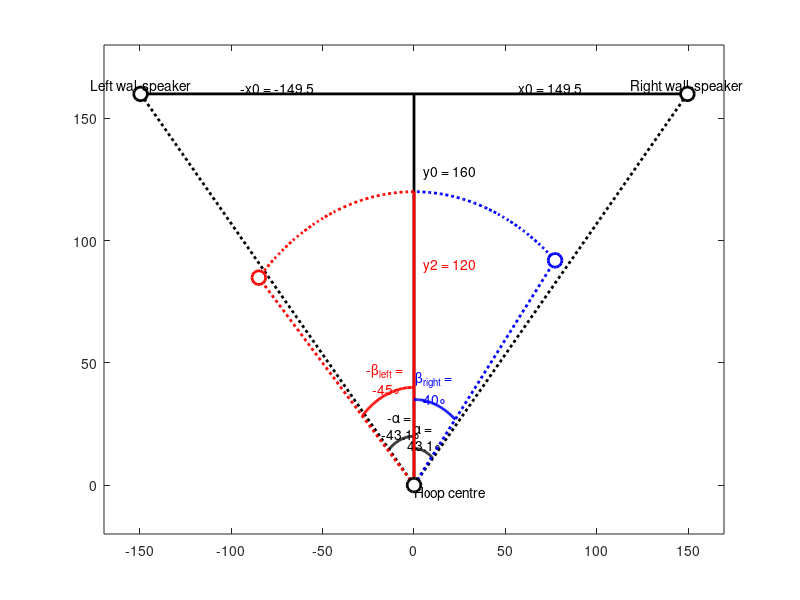

The MATLAB script that drew this image: (Note: this script raises an error after producing the figure.)
function [x,y] = pa_audcenter2(leftbetahoop,rightbetahoop)


%% Intialization
if nargin<1
	leftbetahoop = -39;
	%% Bert
		leftbetahoop = -45;
		rightbetahoop = 40;

end
y0 = 160; % distance centre wall - centre hoop
% y1 = 
y2 = 120; % distance centre hoop - outer rim hoop
x0 = 149.5; % distance right wall-speaker - centre wall
% soscastoa
alpha = atand(x0/y0); % right-speaker angle

%% Hoop-wall
plot([0,0],[0,y0],'k-','LineWidth',2);
hold on
str = ['y0 = ' num2str(y0)];
text(5,y0/5*4,str);
text(0,0,'Hoop centre','VerticalAlignment','top');

%% R-speaker-wall
plot([0,x0],[0,y0],'k:','LineWidth',2);
plot([0,x0],[y0,y0],'k-','LineWidth',2);
str = ['x0 = ' num2str(x0)];
text(x0/2,y0,str,'VerticalAlignment','bottom','HorizontalAlignment','center');
text(x0,y0,'Right wall-speaker','VerticalAlignment','bottom','HorizontalAlignment','center');
plot(x0,y0,'ko','LineWidth',2,'MarkerFaceColor','w','MarkerSize',10);

% angle
t = 90-alpha:90;
x = 15*cosd(t);
y = 15*sind(t);
plot(x,y,'k-','LineWidth',2);
t = 90-alpha/2;
x = 15*cosd(t);
y = 15*sind(t);
str = {'\alpha = ';[ num2str(alpha,3) '\circ']};
text(x,y,str,'VerticalAlignment','bottom','HorizontalAlignment','center')

%% L-speaker-wall
plot([0,-x0],[0,y0],'k:','LineWidth',2);

% angle
t = 90:90+alpha;
x = 20*cosd(t);
y = 20*sind(t);
plot(x,y,'k-','LineWidth',2);
t = 90+alpha/2;
x = 20*cosd(t);
y = 20*sind(t);
str = {'-\alpha = ';[ num2str(-alpha,3) '\circ']};
text(x,y,str,'VerticalAlignment','bottom','HorizontalAlignment','center')

plot([0,-x0],[y0,y0],'k-','LineWidth',2);
plot(-x0,y0,'ko','LineWidth',2,'MarkerFaceColor','w','MarkerSize',10);
str = ['-x0 = ' num2str(-x0)];
text(-x0/2,y0,str,'VerticalAlignment','bottom','HorizontalAlignment','center');
text(-x0,y0,'Left wal-speaker','VerticalAlignment','bottom','HorizontalAlignment','center');


%% Left hoop angle
t = 90:90-leftbetahoop;
x = 40*cosd(t);
y = 40*sind(t);
plot(x,y,'r-','LineWidth',2);
t = 90-leftbetahoop/2;
x = 40*cosd(t);
y = 40*sind(t);
str = {'-\beta_{left} = ';[ num2str(leftbetahoop,3) '\circ']};
text(x,y,str,'VerticalAlignment','bottom','HorizontalAlignment','center','Color','r')

% soscastoa
x2left			= y2*sind(leftbetahoop);
y2left		= y2*cosd(leftbetahoop);
plot([0,x2left],[0,y2left],'r:','LineWidth',2);

plot([0,0],[0,y2],'r-','LineWidth',2);
hold on
str = ['y2 = ' num2str(y2)];
text(5,y2*0.75,str,'Color','r');
t = 90:90-leftbetahoop;
x = y2*cosd(t);
y = y2*sind(t);
plot(x,y,'r:','LineWidth',2);

plot(x2left,y2left,'ro','LineWidth',2,'MarkerFaceColor','w','MarkerSize',10);

%% Right hoop angle
t = 90-rightbetahoop:90;
x = 35*cosd(t);
y = 35*sind(t);
plot(x,y,'b-','LineWidth',2);
t = 90-rightbetahoop/2;
x = 35*cosd(t);
y = 35*sind(t);
str = {'\beta_{right} = ';[ num2str(rightbetahoop,3) '\circ']};
text(x,y,str,'VerticalAlignment','bottom','HorizontalAlignment','center','Color','b')

% soscastoa
x2right = y2*sind(rightbetahoop);
y2right = y2*cosd(rightbetahoop);
plot([0,x2right],[0,y2right],'b:','LineWidth',2);
axis([-x0-20 x0+20 0-20 y0+20]);

t = 90-rightbetahoop:90;
x = y2*cosd(t);
y = y2*sind(t);
plot(x,y,'b:','LineWidth',2);

plot(x2right,y2right,'bo','LineWidth',2,'MarkerFaceColor','w','MarkerSize',10);

%%
plot(0,0,'ko','MarkerFaceColor','w','LineWidth',2,'MarkerSize',10);
%% Calculon
% right
x = [x2right x0; 1 1]';
y = [y2right y0]';
betaright = x\y;
h = pa_regline(betaright([2 1]),'b--'); set(h,'LineWidth',2);

x = [x2left -x0; 1 1]';
y = [y2left y0]';
betaleft = x\y
h = pa_regline(betaleft([2 1]),'r--'); set(h,'LineWidth',2);

%% Snijpunt
% ya-yb = 0;
% a*x+b-c*x-d=0
% (a-c)*x=(d-b)
% x = (d-b)/(a-c)
x = (betaleft(2)-betaright(2))./(betaright(1)-betaleft(1));
y = betaright(1)*x+betaright(2);

% keyboard
% axis off
plot(x,y,'ko','MarkerFaceColor','w','LineWidth',2,'MarkerSize',15);
str = ['[x,y] = [' num2str(x,3) ',' num2str(y,3) '] cm'];
text(x,y-10,str,'LineWidth',2,'FontSize',20,'VerticalAlignment','top','HorizontalAlignment','center')

%%
axis equal;
axis([-x0-20 x0+20 0-20 y0+20]);
axis off